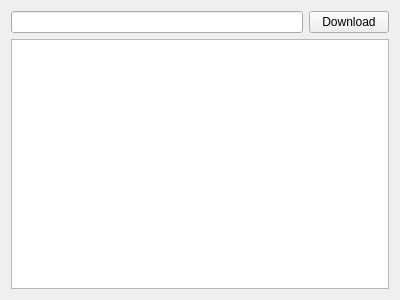
<?xml version="1.0" encoding="UTF-8"?>
<ui version="4.0">
 <class>Form</class>
 <widget class="QWidget" name="Form">
  <property name="geometry">
   <rect>
    <x>0</x>
    <y>0</y>
    <width>400</width>
    <height>300</height>
   </rect>
  </property>
  <property name="windowTitle">
   <string>Form</string>
  </property>
  <layout class="QVBoxLayout" name="verticalLayout">
   <item>
    <layout class="QHBoxLayout" name="horizontalLayout">
     <item>
      <widget class="QLineEdit" name="lineEdit">
       <property name="toolTip">
        <string>Enter Address</string>
       </property>
      </widget>
     </item>
     <item>
      <widget class="QPushButton" name="pushButton">
       <property name="toolTip">
        <string>Download Images</string>
       </property>
       <property name="text">
        <string>Download</string>
       </property>
      </widget>
     </item>
    </layout>
   </item>
   <item>
    <widget class="QGraphicsView" name="graphicsView"/>
   </item>
  </layout>
 </widget>
 <resources/>
 <connections/>
</ui>
